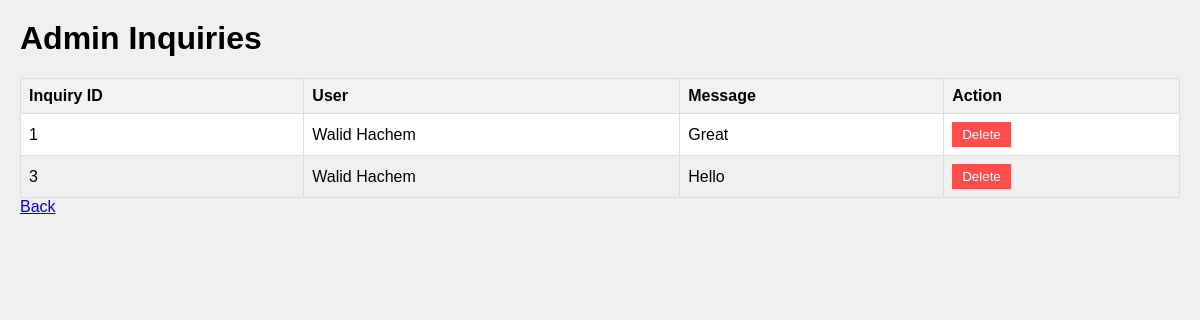
Page /test.php on the committed database.
### tables this page shows
CREATE TABLE `admin_inquiries` (
  `inquiry_id` int(11) NOT NULL,
  `user_id` int(11) NOT NULL,
  `receiver_type` enum('gym','trainer') NOT NULL,
  `receiver_id` int(11) NOT NULL,
  `message` text NOT NULL,
  `created_at` timestamp NOT NULL DEFAULT current_timestamp(),
  `is_read` tinyint(1) NOT NULL DEFAULT 0
);

### test.php (the view, shortened to what this page needs)
<?php
require 'connection.php';
$query = "SELECT ai.inquiry_id, CONCAT(u.first_name, ' ', u.last_name) AS user_name, ai.message
          FROM admin_inquiries ai
          INNER JOIN user u ON ai.user_id = u.user_id";
$stmt = mysqli_prepare($con, $query);
mysqli_stmt_execute($stmt);
$result = mysqli_stmt_get_result($stmt);
?>
<!DOCTYPE html>
<html lang="en">
<head>
</head>
<body>
    <h1>Admin Inquiries</h1>
    <?php if (mysqli_num_rows($result) > 0) : ?>
    <table border="1">
        <tr>
            <th>Inquiry ID</th>
            <th>User</th>
            <th>Message</th>
            <th>Action</th>
        </tr>
        <?php while ($row = mysqli_fetch_assoc($result)) : ?>
            <tr>
                <td><?php echo htmlspecialchars($row['inquiry_id']); ?></td>
                <td><?php echo htmlspecialchars($row['user_name']); ?></td>
                <td><?php echo htmlspecialchars($row['message']); ?></td>
                <td>
                    <form action="Inquiry.php" method="post">
                        <button type="submit" name="delete">Delete</button>
                    </form>
                </td>
            </tr>
        <?php endwhile; ?>
    </table>
    <?php else : ?>
    <p>No inquiries found.</p>
    <?php endif; ?>
    <a href="HomePage.php">Back</a>
</body>
</html>

### test.php (style rules this page uses)
body { font-family: Arial, sans-serif; margin: 0; padding: 20px; background-color: #f0f0f0; }
h1 { margin-top: 0; }
table { border-collapse: collapse; width: 100%; margin-top: 20px; }
th, td { border: 1px solid #dddddd; padding: 8px; text-align: left; }
th { background-color: #f2f2f2; }
tr:nth-child(even) { background-color: #ffffff; }
form { display: inline; }
button { background-color: #ff4d4d; color: white; border: none; padding: 5px 10px; cursor: pointer; }

### rows in the picture
admin_inquiries: inquiry_id "1", user_name "Walid Hachem", message "Great"
admin_inquiries: inquiry_id "3", user_name "Walid Hachem", message "Hello"
